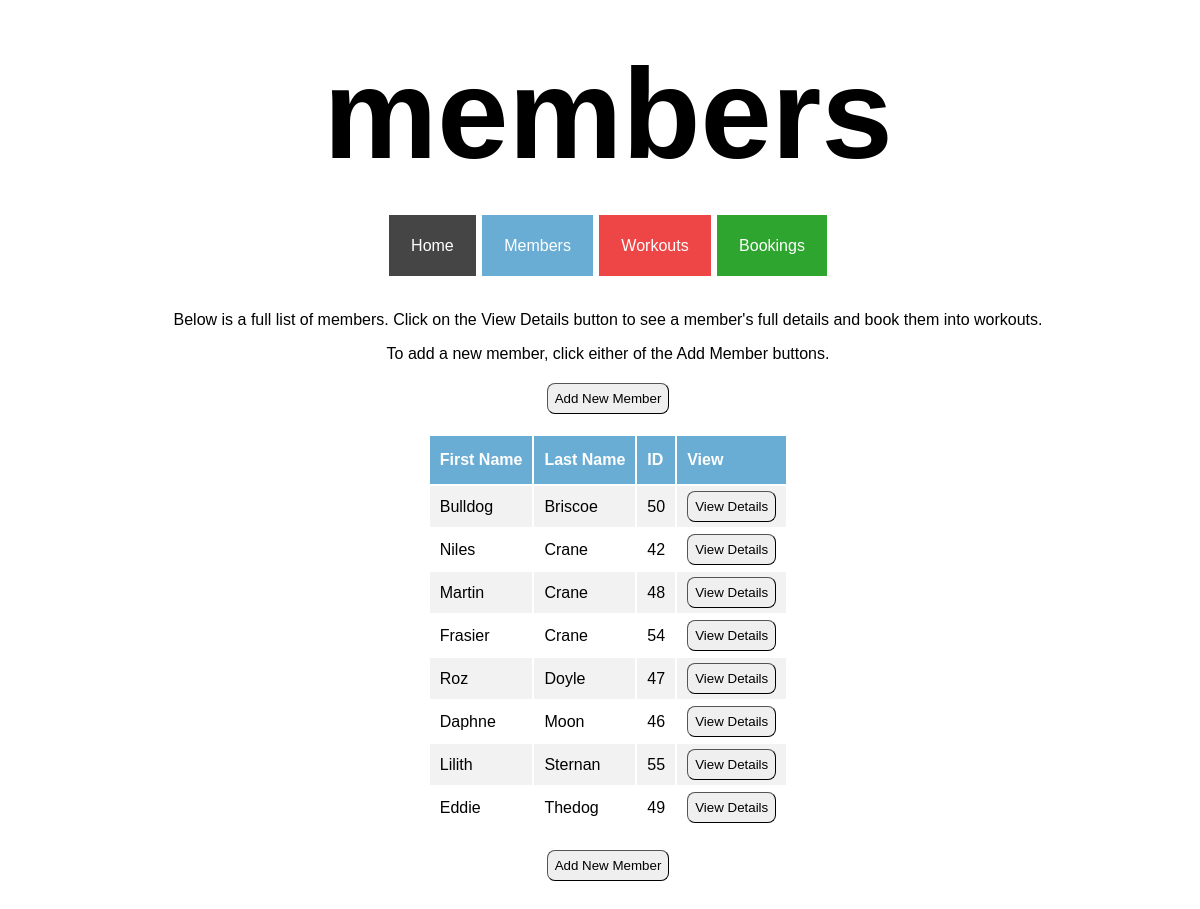
The app's page /members, older data.
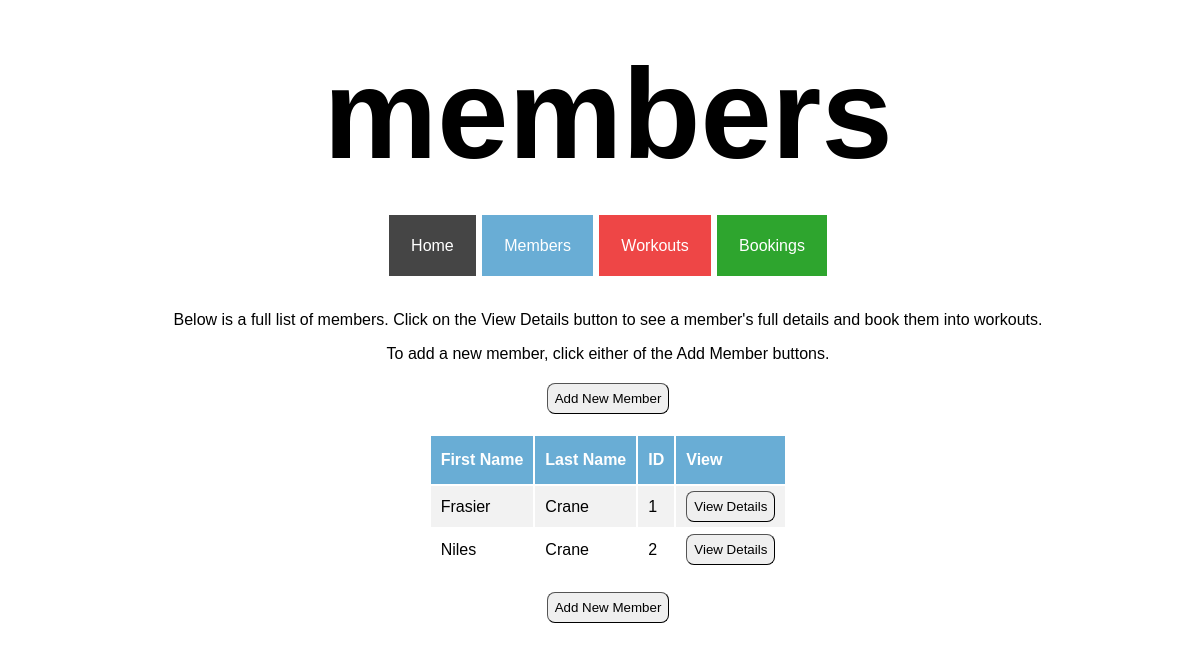
The same page, newer data.
### tables this page shows
CREATE TABLE members (
    id INTEGER PRIMARY KEY AUTOINCREMENT,
    first_name VARCHAR,
    last_name VARCHAR,
    dob DATE
);

### controllers/member_controller.py (the view)
@members_blueprint.route("/members")
def members():
    route_name = "members"
    members = member_repository.select_all()
    return render_template("members/index.html", route_name=route_name, members=members)

### db/run_sql.py (called while the page is built)
def get_db():
    path = os.path.dirname(os.path.abspath(__file__))
    db = os.path.join(path, "gym_db.db")
    conn = sqlite3.connect(db)
    conn.execute("PRAGMA foreign_keys = 1")
    conn.row_factory = sqlite3.Row
    return conn

def run_sql(sql, values = []):
    db = get_db()
    cursor = db.cursor()
    cursor.execute(sql, values)
    results = cursor.fetchall()
    db.commit()
    db.close()
    return results

### repositories/member_repository.py (called while the page is built)
def sort_function(member):
    return member.last_name

def select_all():
    members = []
    sql = "SELECT * FROM members"
    results = run_sql(sql)
    for row in results:
        member = Member(row['first_name'], row['last_name'], row['dob'], row['id'])
        members.append(member)
    members.sort(key=sort_function)
    return members

### templates/members/index.html
{% extends 'base.html'%}
{% block content %}
<div class="index_page_container">
    <p>Below is a full list of members. Click on the View Details button to see a member's full details and book them into workouts.</p>
    <p>To add a new member, click either of the Add Member buttons.</p>
    <button class="index_page_button" id="index_page_top_button">
        <a class="index_page_link" href="/members/create">Add New Member</a>
    </button>
    <table class="index_table">
        <tr class="index_table_headers">
            <th>First Name</th>
            <th>Last Name</th>
            <th>ID</th>
            <th>View</th>
        </tr>
        {% for member in members %}
        <tr class="index_table_content">
            <td>{{member.first_name}}</td>
            <td>{{member.last_name}}</td>
            <td>{{member.id}}</td>
            <td><button class="index_page_button"><a class="index_page_link" href="/members/{{member.id}}">View Details</button></td>
        {% endfor %}
        </tr>
    </table>
    <button class="index_page_button" id="index_page_bottom_button">
        <a class="index_page_link" href="/members/create">Add New Member</a>
    </button>
</div>
{% endblock %}

### templates/base.html (shortened to what this page needs)
<!DOCTYPE html>
<html lang="en">
<head>
    <link rel="stylesheet" href="{{ url_for('static', filename='style.css') }}">
    <link rel="stylesheet" href="{{ url_for('static', filename='index_pages.css') }}">
    <link rel="stylesheet" href="{{ url_for('static', filename='create_pages.css') }}">
    <link rel="stylesheet" href="{{ url_for('static', filename='show_pages.css') }}">
    <link rel="stylesheet" href="{{ url_for('static', filename='edit_pages.css') }}">
</head>
<body>
    <div class="base">
    <header>
        <h1 class="page_headers">{{route_name}}</h1>
    </header>
    <div class="nav_bar">
        <nav>
                <a class="nav_item" id="nav_home" href="/">Home</a>
                <a class="nav_item" id="nav_member" href="/members">Members</a>
                <a class="nav_item" id="nav_workout" href="/workouts">Workouts</a>
                <a class="nav_item" id="nav_booking" href="/bookings">Bookings</a>
        </nav>
    </div>
    </div>
    <div class="block_content">
        {% block content %}
        {% endblock%}
    </div>
</body>
</html>

### static/style.css (style rules this page uses)
body { font-family: Verdana, Geneva, Tahoma, sans-serif; height: 100%; width: 100%; }
.page_headers { font-size: 800%; text-align: center; margin-top: 40px; margin-bottom: 50px; }
.base { margin: 0 auto; text-align: center; }
.nav_bar { list-style-type: none; margin: 0; padding: 0; margin-bottom: 30px; }
.nav_item { display: inline; margin: 5px 1px; padding: 22px; text-align: center; text-decoration: none; color: white; }
#nav_home { background-color: #454545; }
#nav_member { background-color: #69add5; }
#nav_workout { background-color: #ee4646; }
#nav_booking { background-color: #2ea52e; }

### static/index_pages.css (style rules this page uses)
.index_page_container { display: flex; flex-direction: column; align-items: center; justify-content: center; margin: 40px auto; }
.index_page_container > p { margin-bottom: 0px; }
.index_table { width: auto; text-align: left; }
.index_table_headers { background-color: #69add5; color: white; }
.index_table_headers > th { padding: 15px 10px; }
.index_table_content > td { padding: 5px 10px; }
.index_table_content:nth-child(even) { background-color: #f2f2f2; }
.index_page_button { padding: 7px; border-radius: 8px; border-width: 1px; }
.index_page_link { color: #000000; text-decoration: none; }
#index_page_top_button { margin-top: 20px; margin-bottom: 20px; }
#index_page_bottom_button { margin-top: 20px; }

Row changes from the older to the newer data that the page shows:
removed members: first_name "Bulldog", last_name "Briscoe", id "50"
removed members: first_name "Niles", last_name "Crane", id "42"
removed members: first_name "Martin", last_name "Crane", id "48"
removed members: first_name "Frasier", last_name "Crane", id "54"
removed members: first_name "Roz", last_name "Doyle", id "47"
removed members: first_name "Daphne", last_name "Moon", id "46"
removed members: first_name "Lilith", last_name "Sternan", id "55"
removed members: first_name "Eddie", last_name "Thedog", id "49"
added members: first_name "Frasier", last_name "Crane", id "1"
added members: first_name "Niles", last_name "Crane", id "2"
